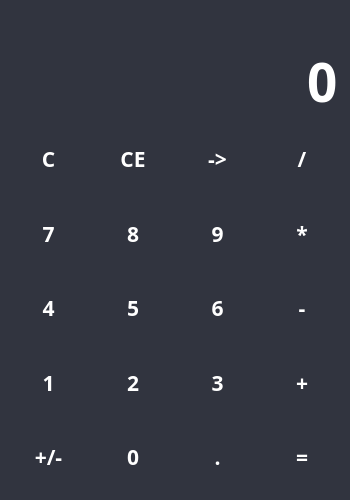
<?xml version="1.0" encoding="UTF-8"?>
<ui version="4.0">
 <class>MainWindow</class>
 <widget class="QMainWindow" name="MainWindow">
  <property name="enabled">
   <bool>true</bool>
  </property>
  <property name="geometry">
   <rect>
    <x>0</x>
    <y>0</y>
    <width>350</width>
    <height>500</height>
   </rect>
  </property>
  <property name="minimumSize">
   <size>
    <width>350</width>
    <height>500</height>
   </size>
  </property>
  <property name="windowTitle">
   <string>Калькулятор</string>
  </property>
  <property name="styleSheet">
   <string notr="true">QWidget {
	color: white;
	background-color: #31343F;
	font-family: BrassMono;
	font-size: 16pt;
	font-weight: 600;
}

QPushButton {
	background-color: transparent;
	border: none;
}

QPushButton:hover {
	background-color: #A1A1A1;
}

QPushButton:pressed {
	background-color: #8D8D8D;
}</string>
  </property>
  <widget class="QWidget" name="centralwidget">
   <layout class="QVBoxLayout" name="verticalLayout">
    <item>
     <widget class="QLabel" name="lbl_temp">
      <property name="sizePolicy">
       <sizepolicy hsizetype="Preferred" vsizetype="Maximum">
        <horstretch>0</horstretch>
        <verstretch>0</verstretch>
       </sizepolicy>
      </property>
      <property name="layoutDirection">
       <enum>Qt::LeftToRight</enum>
      </property>
      <property name="styleSheet">
       <string notr="true">color: #A9A9A9;</string>
      </property>
      <property name="text">
       <string/>
      </property>
      <property name="alignment">
       <set>Qt::AlignRight|Qt::AlignTrailing|Qt::AlignVCenter</set>
      </property>
     </widget>
    </item>
    <item>
     <widget class="QLineEdit" name="le_entry">
      <property name="styleSheet">
       <string notr="true">font-size: 40pt;
border: none;</string>
      </property>
      <property name="text">
       <string>0</string>
      </property>
      <property name="maxLength">
       <number>16</number>
      </property>
      <property name="alignment">
       <set>Qt::AlignRight|Qt::AlignTrailing|Qt::AlignVCenter</set>
      </property>
      <property name="readOnly">
       <bool>true</bool>
      </property>
     </widget>
    </item>
    <item>
     <layout class="QGridLayout" name="layout_buttons">
      <item row="0" column="2">
       <widget class="QPushButton" name="btn_clear">
        <property name="sizePolicy">
         <sizepolicy hsizetype="Minimum" vsizetype="Expanding">
          <horstretch>0</horstretch>
          <verstretch>0</verstretch>
         </sizepolicy>
        </property>
        <property name="cursor">
         <cursorShape>PointingHandCursor</cursorShape>
        </property>
        <property name="text">
         <string>C</string>
        </property>
       </widget>
      </item>
      <item row="3" column="4">
       <widget class="QPushButton" name="btn_3">
        <property name="sizePolicy">
         <sizepolicy hsizetype="Minimum" vsizetype="Expanding">
          <horstretch>0</horstretch>
          <verstretch>0</verstretch>
         </sizepolicy>
        </property>
        <property name="text">
         <string>3</string>
        </property>
        <property name="shortcut">
         <string>3</string>
        </property>
       </widget>
      </item>
      <item row="1" column="3">
       <widget class="QPushButton" name="btn_8">
        <property name="sizePolicy">
         <sizepolicy hsizetype="Minimum" vsizetype="Expanding">
          <horstretch>0</horstretch>
          <verstretch>0</verstretch>
         </sizepolicy>
        </property>
        <property name="text">
         <string>8</string>
        </property>
        <property name="shortcut">
         <string>8</string>
        </property>
       </widget>
      </item>
      <item row="4" column="2">
       <widget class="QPushButton" name="btn_neg">
        <property name="sizePolicy">
         <sizepolicy hsizetype="Minimum" vsizetype="Expanding">
          <horstretch>0</horstretch>
          <verstretch>0</verstretch>
         </sizepolicy>
        </property>
        <property name="text">
         <string>+/-</string>
        </property>
       </widget>
      </item>
      <item row="3" column="2">
       <widget class="QPushButton" name="btn_1">
        <property name="sizePolicy">
         <sizepolicy hsizetype="Minimum" vsizetype="Expanding">
          <horstretch>0</horstretch>
          <verstretch>0</verstretch>
         </sizepolicy>
        </property>
        <property name="text">
         <string>1</string>
        </property>
        <property name="shortcut">
         <string>1</string>
        </property>
       </widget>
      </item>
      <item row="3" column="3">
       <widget class="QPushButton" name="btn_2">
        <property name="sizePolicy">
         <sizepolicy hsizetype="Minimum" vsizetype="Expanding">
          <horstretch>0</horstretch>
          <verstretch>0</verstretch>
         </sizepolicy>
        </property>
        <property name="text">
         <string>2</string>
        </property>
        <property name="shortcut">
         <string>2</string>
        </property>
       </widget>
      </item>
      <item row="4" column="3">
       <widget class="QPushButton" name="btn_0">
        <property name="sizePolicy">
         <sizepolicy hsizetype="Minimum" vsizetype="Expanding">
          <horstretch>0</horstretch>
          <verstretch>0</verstretch>
         </sizepolicy>
        </property>
        <property name="text">
         <string>0</string>
        </property>
        <property name="shortcut">
         <string>0</string>
        </property>
       </widget>
      </item>
      <item row="2" column="4">
       <widget class="QPushButton" name="btn_6">
        <property name="sizePolicy">
         <sizepolicy hsizetype="Minimum" vsizetype="Expanding">
          <horstretch>0</horstretch>
          <verstretch>0</verstretch>
         </sizepolicy>
        </property>
        <property name="text">
         <string>6</string>
        </property>
        <property name="shortcut">
         <string>6</string>
        </property>
       </widget>
      </item>
      <item row="0" column="5">
       <widget class="QPushButton" name="btn_div">
        <property name="sizePolicy">
         <sizepolicy hsizetype="Minimum" vsizetype="Expanding">
          <horstretch>0</horstretch>
          <verstretch>0</verstretch>
         </sizepolicy>
        </property>
        <property name="text">
         <string>/</string>
        </property>
        <property name="shortcut">
         <string>/</string>
        </property>
       </widget>
      </item>
      <item row="1" column="4">
       <widget class="QPushButton" name="btn_9">
        <property name="sizePolicy">
         <sizepolicy hsizetype="Minimum" vsizetype="Expanding">
          <horstretch>0</horstretch>
          <verstretch>0</verstretch>
         </sizepolicy>
        </property>
        <property name="text">
         <string>9</string>
        </property>
        <property name="shortcut">
         <string>9</string>
        </property>
       </widget>
      </item>
      <item row="2" column="5">
       <widget class="QPushButton" name="btn_sub">
        <property name="sizePolicy">
         <sizepolicy hsizetype="Minimum" vsizetype="Expanding">
          <horstretch>0</horstretch>
          <verstretch>0</verstretch>
         </sizepolicy>
        </property>
        <property name="text">
         <string>-</string>
        </property>
        <property name="shortcut">
         <string>-</string>
        </property>
       </widget>
      </item>
      <item row="4" column="4">
       <widget class="QPushButton" name="btn_point">
        <property name="sizePolicy">
         <sizepolicy hsizetype="Minimum" vsizetype="Expanding">
          <horstretch>0</horstretch>
          <verstretch>0</verstretch>
         </sizepolicy>
        </property>
        <property name="text">
         <string>.</string>
        </property>
        <property name="shortcut">
         <string>.</string>
        </property>
       </widget>
      </item>
      <item row="1" column="2">
       <widget class="QPushButton" name="btn_7">
        <property name="sizePolicy">
         <sizepolicy hsizetype="Minimum" vsizetype="Expanding">
          <horstretch>0</horstretch>
          <verstretch>0</verstretch>
         </sizepolicy>
        </property>
        <property name="text">
         <string>7</string>
        </property>
        <property name="shortcut">
         <string>7</string>
        </property>
       </widget>
      </item>
      <item row="3" column="5">
       <widget class="QPushButton" name="btn_add">
        <property name="sizePolicy">
         <sizepolicy hsizetype="Minimum" vsizetype="Expanding">
          <horstretch>0</horstretch>
          <verstretch>0</verstretch>
         </sizepolicy>
        </property>
        <property name="text">
         <string>+</string>
        </property>
        <property name="shortcut">
         <string>+</string>
        </property>
       </widget>
      </item>
      <item row="2" column="2">
       <widget class="QPushButton" name="btn_4">
        <property name="sizePolicy">
         <sizepolicy hsizetype="Minimum" vsizetype="Expanding">
          <horstretch>0</horstretch>
          <verstretch>0</verstretch>
         </sizepolicy>
        </property>
        <property name="text">
         <string>4</string>
        </property>
        <property name="shortcut">
         <string>4</string>
        </property>
       </widget>
      </item>
      <item row="1" column="5">
       <widget class="QPushButton" name="btn_mul">
        <property name="sizePolicy">
         <sizepolicy hsizetype="Minimum" vsizetype="Expanding">
          <horstretch>0</horstretch>
          <verstretch>0</verstretch>
         </sizepolicy>
        </property>
        <property name="text">
         <string>*</string>
        </property>
        <property name="shortcut">
         <string>*</string>
        </property>
       </widget>
      </item>
      <item row="2" column="3">
       <widget class="QPushButton" name="btn_5">
        <property name="sizePolicy">
         <sizepolicy hsizetype="Minimum" vsizetype="Expanding">
          <horstretch>0</horstretch>
          <verstretch>0</verstretch>
         </sizepolicy>
        </property>
        <property name="text">
         <string>5</string>
        </property>
        <property name="shortcut">
         <string>5</string>
        </property>
       </widget>
      </item>
      <item row="0" column="3">
       <widget class="QPushButton" name="btn_ce">
        <property name="sizePolicy">
         <sizepolicy hsizetype="Minimum" vsizetype="Expanding">
          <horstretch>0</horstretch>
          <verstretch>0</verstretch>
         </sizepolicy>
        </property>
        <property name="text">
         <string>CE</string>
        </property>
       </widget>
      </item>
      <item row="0" column="4">
       <widget class="QPushButton" name="btn_backspace">
        <property name="sizePolicy">
         <sizepolicy hsizetype="Minimum" vsizetype="Expanding">
          <horstretch>0</horstretch>
          <verstretch>0</verstretch>
         </sizepolicy>
        </property>
        <property name="text">
         <string>-&gt;</string>
        </property>
        <property name="shortcut">
         <string>Backspace</string>
        </property>
       </widget>
      </item>
      <item row="4" column="5">
       <widget class="QPushButton" name="btn_calc">
        <property name="sizePolicy">
         <sizepolicy hsizetype="Minimum" vsizetype="Expanding">
          <horstretch>0</horstretch>
          <verstretch>0</verstretch>
         </sizepolicy>
        </property>
        <property name="text">
         <string>=</string>
        </property>
        <property name="shortcut">
         <string>=</string>
        </property>
       </widget>
      </item>
     </layout>
    </item>
   </layout>
  </widget>
 </widget>
 <resources/>
 <connections/>
</ui>
